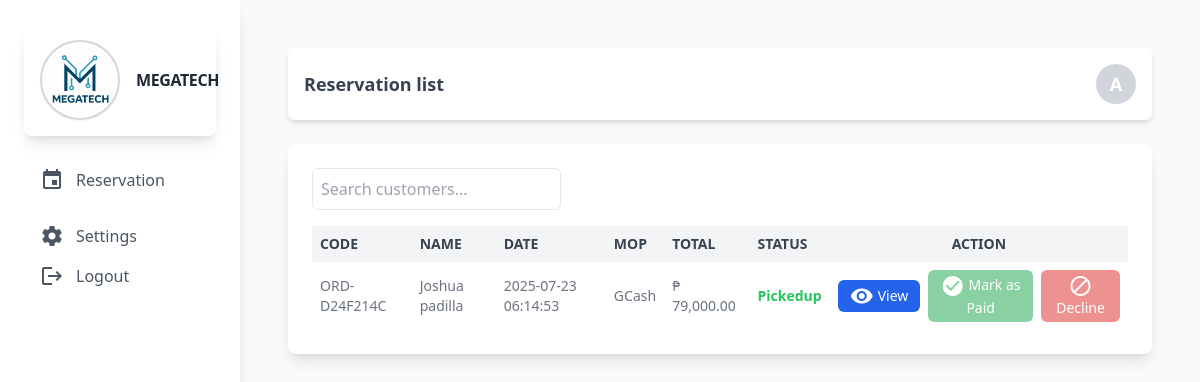
/headstaff/reservation.php (signed in), run on an earlier commit of the app's database.
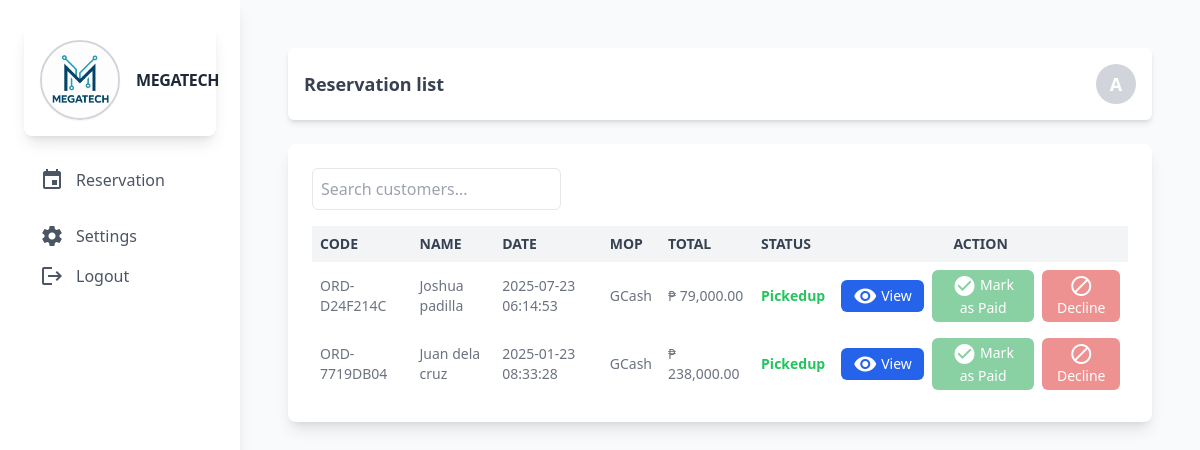
And on a later commit of the database.
### tables this page shows
CREATE TABLE `orders` (
  `order_id` int(11) NOT NULL,
  `order_code` varchar(60) NOT NULL,
  `order_user_id` int(11) NOT NULL,
  `order_date` timestamp NOT NULL DEFAULT current_timestamp() ON UPDATE current_timestamp(),
  `order_payment_method` varchar(60) NOT NULL,
  `order_down_payment_receipt` varchar(255) NOT NULL,
  `order_pickup_date` date DEFAULT NULL,
  `order_pickup_time` time DEFAULT NULL,
  `order_total` decimal(10,2) NOT NULL,
  `order_balance` decimal(10,2) NOT NULL,
  `order_balance_payment_receipt` varchar(255) DEFAULT NULL,
  `order_status` varchar(60) NOT NULL DEFAULT 'pending',
  `order_proof_recieved` varchar(255) DEFAULT NULL
);

CREATE TABLE `user` (
  `user_id` int(11) NOT NULL,
  `Fullname` varchar(60) NOT NULL,
  `Email` varchar(60) NOT NULL,
  `Phone` varchar(60) NOT NULL,
  `Password` varchar(255) DEFAULT NULL,
  `user_type` varchar(11) NOT NULL,
  `Profile_images` varchar(255) DEFAULT NULL,
  `status` int(11) NOT NULL DEFAULT 0 COMMENT '0=Not Verified,1=Verified'
);

### headstaff/backend/db.php (called while the page is built, shortened)
<?php
class db_connect
{
    public $host = db_host;
    public $user = db_user;
    public $pass = db_pass;
    public $name = db_name;
    public function connect()
    {
        try {
            $this->conn = new mysqli($this->host, $this->user, $this->pass, $this->name);
        } catch (\Throwable $th) {
            header("Location:setup.php");
        }
    }
}

### headstaff/backend/class.php (called while the page is built, shortened)
<?php
include ('db.php');
class global_class extends db_connect
{
   public function fetch_all_reservation(){
        $query = $this->conn->prepare("SELECT * FROM `orders`
        LEFT JOIN user
        ON user.user_id = orders.order_user_id
        ");
        if ($query->execute()) {
            $result = $query->get_result();
            return $result;
        }
    }
}
?>

### headstaff/backend/end-points/reservation_list.php (the view, shortened to what this page needs)
<?php
$fetch_all_students = $db->fetch_all_reservation();
if ($fetch_all_students): ?>
    <?php foreach ($fetch_all_students as $student):
        $status_color = match ($student['order_status']) {
            "decline" => "text-red-500",
            "pending" => "text-yellow-500",
            default => "text-green-500"
        };
        $isPending = strtolower($student['order_status']) === 'pending';
    ?>
    <tr>
        <td class="p-2"><?php echo htmlspecialchars($student['order_code']); ?></td>
        <td class="p-2"><?php echo htmlspecialchars(ucfirst($student['Fullname'])); ?></td>
        <td class="p-2"><?php echo htmlspecialchars($student['order_date']); ?></td>
        <td class="p-2"><?php echo htmlspecialchars($student['order_payment_method']); ?></td>
        <td class="p-2">₱ <?php echo htmlspecialchars(number_format($student['order_total'],2)); ?></td>
        <td class="p-2 <?= $status_color; ?>"><strong><?php echo ucfirst($student['order_status']); ?></strong></td>
        <td class="p-2 text-center">
            <div class="flex flex-col sm:flex-row justify-center items-center space-y-1 sm:space-y-0 sm:space-x-2">
                <a href="view_order?order_id=<?= $student['order_id']?>"
                    class="bg-blue-600 hover:bg-blue-700 text-white py-1 px-3 rounded-md text-sm font-medium transition inline-flex items-center">
                    <span class="material-icons align-middle text-sm mr-1">visibility</span> View
                </a>
                <button
                    class="bg-green-600 hover:bg-green-700 text-white py-1 px-3 rounded-md text-sm font-medium transition userActionToggler disabled:opacity-50 disabled:cursor-not-allowed"
                    data-user_id="<?= $student['user_id'] ?>"
                    data-order_id="<?= $student['order_id'] ?>"
                    data-order_code="<?= $student['order_code'] ?>"
                    data-fullname="<?= htmlspecialchars($student['Fullname'], ENT_QUOTES) ?>"
                    data-action="paid"
                    <?= !$isPending ? 'disabled' : '' ?>
                >
                    <span class="material-icons align-middle text-sm">check_circle</span> Mark as Paid
                </button>
                <button
                    class="bg-red-600 hover:bg-red-700 text-white py-1 px-3 rounded-md text-sm font-medium transition userActionToggler disabled:opacity-50 disabled:cursor-not-allowed"
                    data-user_id="<?= $student['user_id'] ?>"
                    data-order_id="<?= $student['order_id'] ?>"
                    data-order_code="<?= $student['order_code'] ?>"
                    data-fullname="<?= htmlspecialchars($student['Fullname'], ENT_QUOTES) ?>"
                    data-action="decline"
                    <?= !$isPending ? 'disabled' : '' ?>
                >
                    <span class="material-icons align-middle text-sm">block</span> Decline
                </button>
            </div>
        </td>
    </tr>
    <?php endforeach; ?>
<?php else: ?>
    <tr>
        <td colspan="7" class="p-2 text-center">No record found.</td>
    </tr>
<?php endif; ?>

What changed in the data, as far as the page shows it:
added orders: order_code "ORD-7719DB04", user.Fullname "Juan dela cruz", order_date "2025-01-23 08:33:28", order_payment_method "GCash", order_total "238,000.00", order_status "Pickedup"
